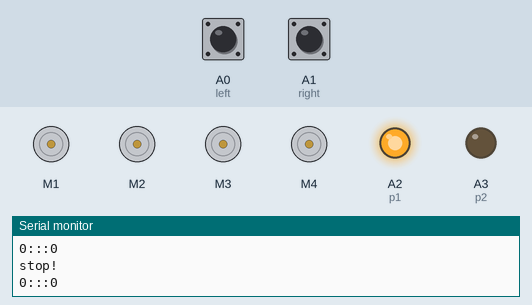
A sketch run on a simulated Arduino Uno, built with avr-gcc and run on an emulated ATmega328P. Parts: 4 × DC motor (green arrow = forward, orange = backward, longer = faster), output pins drawn as LEDs (lit = HIGH), the last lines printed to the serial monitor. Inputs (shaded band) come from the test bench; at power-on: A0 (left) LOW, A1 (right) LOW.

Above: at 11.2 s.
11.3 s: A0 (left) pulled HIGH for 0.3 s
At 11.87 s:
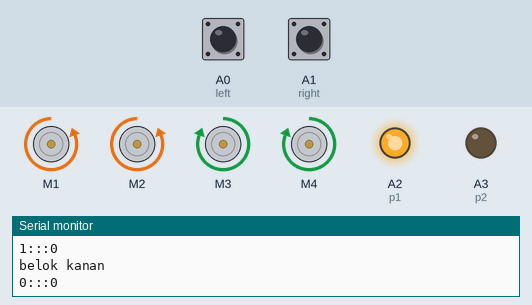
13.5 s: A1 (right) pulled HIGH for 0.3 s
At 14.0 s:
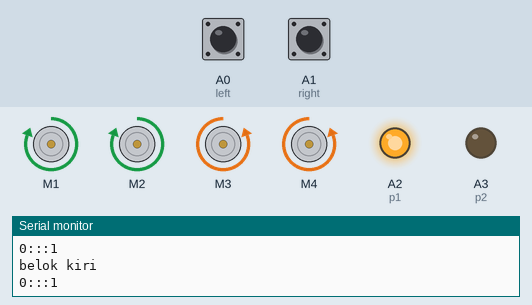
15.7 s: A1 (right) pulled HIGH for 3.2 s
At 19.9 s:
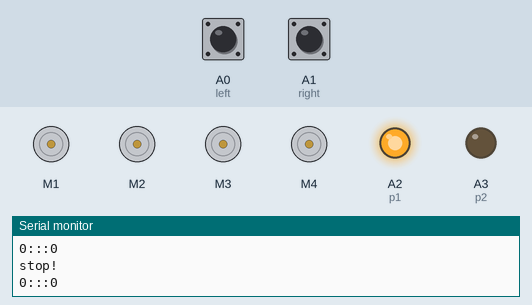
20.7 s: A0 (left) pulled HIGH for 3.2 s
At 21.9 s:
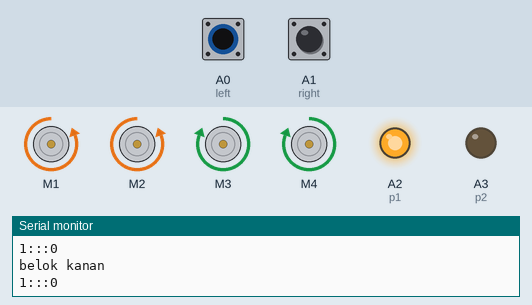
25.7 s: A0 (left) driven HIGH and A1 (right) driven HIGH
At 27.3 s:
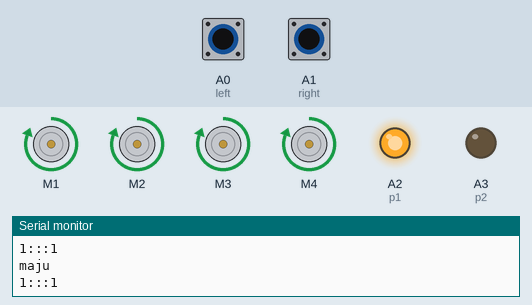
Timing chart, 0 to 28.5 s (numbered marks = the images above; inputs shaded):
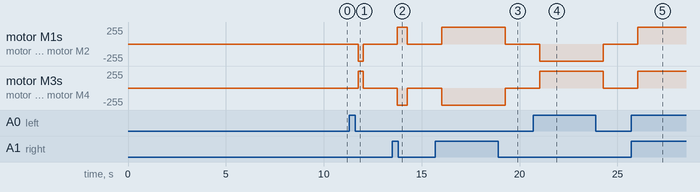

The sketch:

ARDUINO_LINE_FOLLOWING_CAR.ino
```cpp
//ARDUINO LINE FOLLOWING CAR//
// YOU HAVE TO INSTALL THE AFMOTOR LIBRARY BEFORE UPLOAD THE CODE//
// GO TO SKETCH >> INCLUDE LIBRARY >> ADD .ZIP LIBRARY >> SELECT AF MOTOR ZIP FILE //

//including the libraries
#include <AFMotor.h>

//defining pins and variables
#define left A0
#define right A1
#define p1 A2
#define p2 A3
//defining motors
AF_DCMotor motor1(1, MOTOR12_1KHZ);
AF_DCMotor motor2(2, MOTOR12_1KHZ);
AF_DCMotor motor3(3, MOTOR34_1KHZ);
AF_DCMotor motor4(4, MOTOR34_1KHZ);

int l;
int r;


void setup() {
  //declaring pin types
  pinMode(left,INPUT);
  pinMode(right,INPUT);
  pinMode(p1,OUTPUT);
  pinMode(p2,OUTPUT);
  digitalWrite(p1, LOW);
  digitalWrite(p1, LOW);
  delay(5000);
  //begin serial communication
  digitalWrite(p1, HIGH);
  digitalWrite(p1, HIGH);
  Serial.begin(9600);
  delay(5000);
}

void loop(){
  //printing values of the sensors to the serial monitor
  int l = digitalRead(left);
  int r = digitalRead(right);
    Serial.print(l);
    Serial.print(":::");
    Serial.println(r);
    delay(250);
  if(l == 1 && r == 1){
    Serial.println("maju");
    //Forward
    D();
  }//line detected by left sensor
    else if(l == 0 && r == 1){
      Serial.println("belok kiri");
      //turn left
      L();
    }//line detected by right sensor
      else if(l == 1 && r == 0){
        Serial.println("belok kanan");
        //turn right
        R();
      }//line detected by none
        else if(l == 0 && r == 0){
          Serial.println("stop!");
          //stop
          N();
        }
}

void D(){
    motor1.setSpeed(255);
    motor1.run(FORWARD);
    motor2.setSpeed(255);
    motor2.run(FORWARD);
    motor3.setSpeed(255);
    motor3.run(FORWARD);
    motor4.setSpeed(255);
    motor4.run(FORWARD);
  }

void N(){
    motor1.setSpeed(0);
    motor1.run(RELEASE);
    motor2.setSpeed(0);
    motor2.run(RELEASE);
    motor3.setSpeed(0);
    motor3.run(RELEASE);
    motor4.setSpeed(0);
    motor4.run(RELEASE);
  }

void R(){
    motor1.setSpeed(255);
    motor1.run(BACKWARD);
    motor2.setSpeed(255);
    motor2.run(BACKWARD);
    motor3.setSpeed(255);
    motor3.run(FORWARD);
    motor4.setSpeed(255);
    motor4.run(FORWARD);
  }

void L(){
    motor1.setSpeed(255);
    motor1.run(FORWARD);
    motor2.setSpeed(255);
    motor2.run(FORWARD);
    motor3.setSpeed(255);
    motor3.run(BACKWARD);
    motor4.setSpeed(255);
    motor4.run(BACKWARD);
  }
```

Measured:
- after the input at 11.3 s, motor M1, motor M2: stopped → backward 255/255 after 0.45 s, → stopped 0.25 s later; motor M3, motor M4: stopped → forward 255/255 after 0.45 s, → stopped 0.25 s later
- after the input at 13.5 s, motor M1, motor M2: stopped → forward 255/255 after 0.26 s, → stopped 0.50 s later; motor M3, motor M4: stopped → backward 255/255 after 0.26 s, → stopped 0.50 s later
- after the input at 15.7 s, motor M1, motor M2: stopped → forward 255/255 after 0.31 s, → stopped 3.3 s later; motor M3, motor M4: stopped → backward 255/255 after 0.31 s, → stopped 3.3 s later
- after the input at 20.7 s, motor M1, motor M2: stopped → backward 255/255 after 0.32 s, → stopped 3.3 s later; motor M3, motor M4: stopped → forward 255/255 after 0.32 s, → stopped 3.3 s later
- after the input at 25.7 s, motor M1–4: stopped → forward 255/255 after 0.33 s
